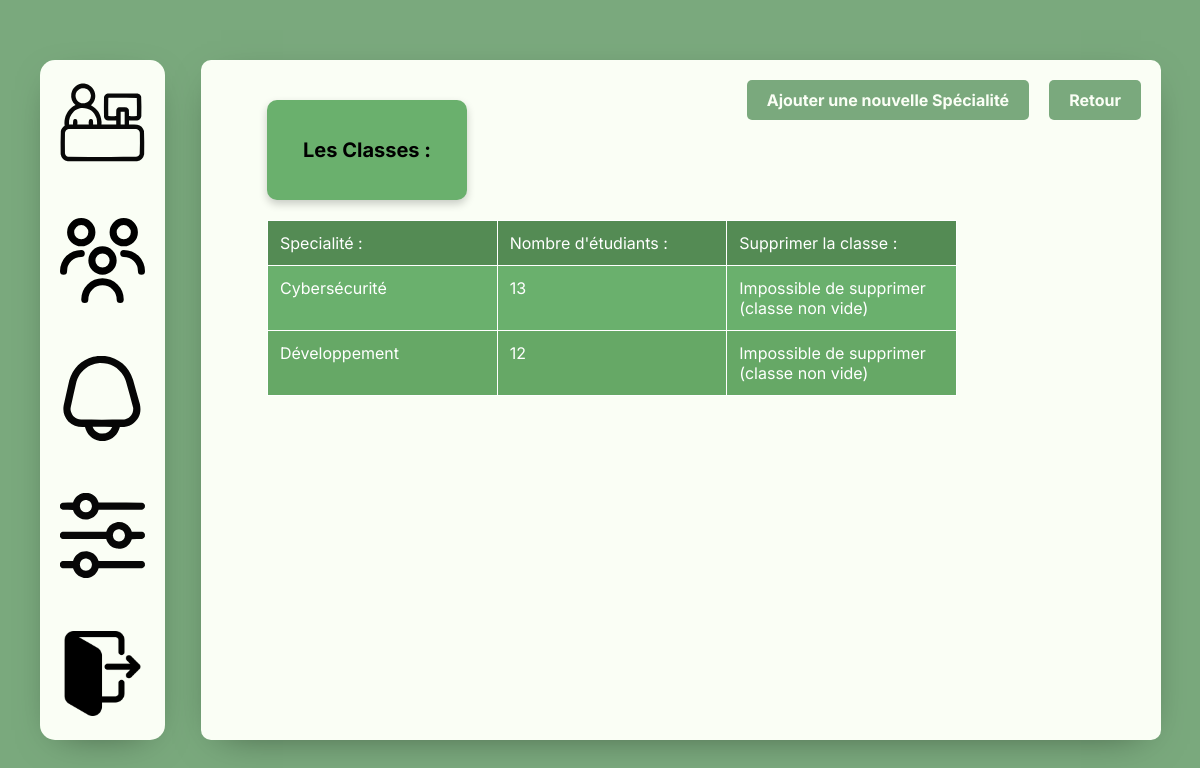
The app's page /MVC/Controller/ParametreController.php?action=GestionSpe (signed in) with its own data.
### tables this page shows
CREATE TABLE Specialite (
    spe_id INT AUTO_INCREMENT,
    spe_nom VARCHAR(50) NOT NULL,
    CONSTRAINT specialite_pk PRIMARY KEY(spe_id)
);

### MVC/DAO/DAO.php (called while the page is built, shortened)
<?php
abstract class DAO {
public function __construct(PDO $connect) {
$this->bdd = $connect;
}
}
?>

### MVC/DAO/SpecialiteDAO.php (called while the page is built, shortened)
<?php
require_once 'DAO.php';
class SpecialiteDAO extends DAO
{
    public function getAll(): array
    {
        $query = "SELECT * FROM Specialite";
        $stmt = $this->bdd->query($query);
        if ($stmt) {
            $stmt->setFetchMode(PDO::FETCH_ASSOC);
            foreach ($stmt as $row) {
                $result[] = new Specialite($row['spe_id'],$row['spe_nom']);
            }
        } else {
            $result = [null] ;
        }
        return $result;
    }
}

### MVC/BO/Specialite.php (called while the page is built, shortened)
<?php
class Specialite
{
    private int $idSpec;
    private string $nomSpec;
    public function __construct(int $idSpec, string $nomSpec)
    {
        $this->idSpec = $idSpec;
        $this->nomSpec = $nomSpec;
    }
    public function getIdSpec(): int
    {
        return $this->idSpec;
    }
    public function getNomSpec(): string
    {
        return $this->nomSpec;
    }
}

### MVC/DAO/EtduiantDAO.php (called while the page is built, shortened)
<?php
require_once 'DAO.php';
class EtduiantDAO extends DAO
{
    public function countBySpe($id): int {
        $query = "SELECT COUNT(*) as total FROM Etudiant WHERE spe_id = :spe_id";
        $stmt = $this->bdd->prepare($query);
        $r = $stmt->execute([
            "spe_id" => $id
        ]);
        if ($r) {
            $row = $stmt->fetch(PDO::FETCH_ASSOC);
            return (int) $row['total'];
        } else {
            return 0;
        }
    }
}

### MVC/Views/GestionSpe.php (the view, shortened to what this page needs)
<!DOCTYPE html>
<html lang="fr">
<head>
    <link rel="stylesheet" href="../Style/Style.css">
    <link rel="stylesheet" href="../Style/reset.css">
</head>
<body>
<div class="MainContainer">
    <div class="BilanPageConsultation">
        <div class="PannelBilan">
            Les Classes :
        </div>
        <table>
            <thead>
            <tr>
                <th>Specialité :</th>
                <th>Nombre d'étudiants :</th>
                <th>Supprimer la classe :</th>
            </tr>
            </thead>
            <tbody>
            <?php foreach ($Specialite as $spe) : ?>
                <?php
                $idSpe = $spe->getIdSpec();
                $nombreEtudiants = $EtudiantDAO->countBySpe($idSpe);
                ?>
                <tr>
                    <td><?php echo htmlspecialchars($spe->getNomSpec()); ?></td>
                    <td><?php echo $nombreEtudiants; ?></td>
                    <td>
                        <?php if ($nombreEtudiants == 0) : ?>
                            <a href="./ParametreController.php?action=delspe&id=<?php echo htmlspecialchars($idSpe); ?>">
                                Supprimer la classe
                            </a>
                        <?php else : ?>
                            <span>Impossible de supprimer (classe non vide)</span>
                        <?php endif; ?>
                    </td>
                </tr>
            <?php endforeach; ?>
            </tbody>
        </table>
    </div>
    <div class="Buttondown" style="position: fixed">
        <div class="boutonModifMDP">
            <button class="BoutonModifElem"><a
                    href="./ParametreController.php?action=AjouterSpe">
                    Ajouter une nouvelle Spécialité</a></button>
        </div>
        <div class="boutonModifMDP">
            <button class="boutonBack"><a href="./ParametreController.php?action=parametrageGenerale">Retour</a>
            </button>
        </div>
    </div>
</div>
</body>
</html>

### MVC/Style/Style.css (style rules this page uses)
:root { --theme-1: #7aa97d; --theme-2: #FAFEF5; }
body { height: 100vh; display: flex; align-items: center; background: var(--theme-1); font-family: Inter; }
.MainContainer { background: var(--theme-2); display: flex; justify-content: space-between; padding: 20px 20px 20px 20px; border-radius: 10px; position: relative; height: 85%; width: 80%; margin-left: 3%; box-shadow: 0 10px 40px -20px #00000091; flex-direction: column; overflow: hidden; gap: 1%; }
.boutonModifMDP { padding: 10px 20px; background-color: var(--theme-1); color: var(--theme-2); text-align: center; border-radius: 5px; font-weight: bold; border: none; cursor: pointer; align-self: flex-end; font-family: Inter; }
.Buttondown { align-self: flex-end; display: flex; gap: 20px; }

### records on screen
specialite: spe_nom "Cybersécurité", nombreEtudiants "13", shows "Impossible de supprimer (classe non vide)"
specialite: spe_nom "Développement", nombreEtudiants "12", shows "Impossible de supprimer (classe non vide)"
